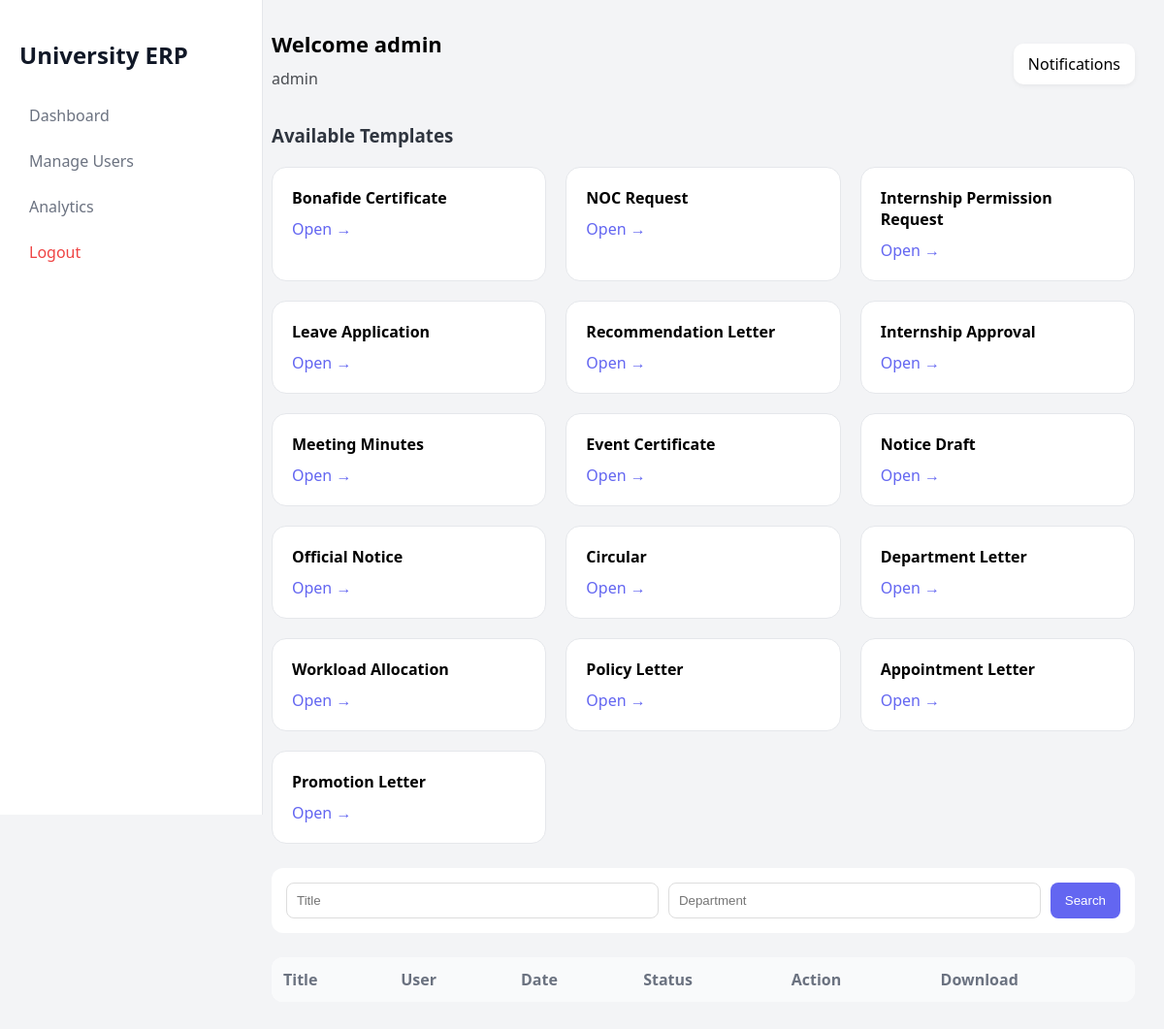
The page /dashboard (signed in) on the database its author committed.
### database.py (models this page shows)
class User(UserMixin, db.Model):
    id = db.Column(db.Integer, primary_key=True)
    username = db.Column(db.String(100), unique=True)
    password = db.Column(db.String(200))
    role = db.Column(db.String(50))
    email = db.Column(db.String(120), unique=True)
    active = db.Column(db.Boolean, default=True)
    otp = db.Column(db.String(6))
    otp_expiry = db.Column(db.DateTime)
    created_at = db.Column(db.DateTime, default=datetime.utcnow)

class Template(db.Model):
    id = db.Column(db.Integer, primary_key=True)
    name = db.Column(db.String(100))
    file_path = db.Column(db.String(200))
    allowed_roles = db.Column(db.String(200))
    approval_flow = db.Column(db.String(200))

### app.py (the view)
@app.route("/dashboard")
@login_required
def dashboard():
    query = DocModel.query
    title = request.args.get("title")
    department = request.args.get("department")
    date = request.args.get("date")
    role = request.args.get("role")
    user = request.args.get("user")
    if title:
        query = query.filter(DocModel.title.contains(title))
    if department:
        query = query.filter(DocModel.department.contains(department))
    if date:
        query = query.filter(DocModel.created_at.contains(date))
    if role:
        query = query.join(User, DocModel.created_by == User.username)\
                 .filter(User.role == role)
    if user:
        query = query.filter(DocModel.created_by.contains(user))
    documents = query.all()
    templates = Template.query.all()
    return render_template(
        "dashboard.html",
        documents=documents,
        templates=templates
    )

### app.py (called while the page is built)
@login_manager.user_loader
def load_user(user_id):
    return User.query.get(int(user_id))

### templates/dashboard.html (shortened to what this page needs)
<!DOCTYPE html>
<html>
<head>
    <link rel="stylesheet" href="{{ url_for('static', filename='style.css') }}">
</head>
<body>
<div class="sidebar">
    <h2>University ERP</h2>
    <a href="/dashboard">Dashboard</a>
    {% if current_user.role == "admin" %}
    <a href="/manage_users">Manage Users</a>
    <a href="/admin_dashboard">Analytics</a>
    {% endif %}
    <a href="/logout" class="logout">Logout</a>
</div>
<div class="main">
<div class="header">
    <div>
        <h1>Welcome {{ current_user.username }}</h1>
        <p>{{ current_user.role }}</p>
    </div>
    <div class="notification">
        Notifications
    </div>
</div>
<h3 class="section-title">Available Templates</h3>
<div class="card-grid">
{% for template in templates %}
{% if current_user.role in template.allowed_roles.split(",") %}
<div class="card">
    <h4>{{ template.name }}</h4>
    <a href="/create/{{ template.id }}">Open →</a>
</div>
{% endif %}
{% endfor %}
</div>
<div class="search-box">
    <input type="text" placeholder="Title">
    <input type="text" placeholder="Department">
    <button>Search</button>
</div>
<div class="table-box">
<table>
<tr>
    <th>Title</th>
    <th>User</th>
    <th>Date</th>
    <th>Status</th>
    <th>Action</th>
    <th>Download</th>
</tr>
</table>
</div>
</div>
</body>
</html>

### static/style.css (style rules this page uses)
body { margin: 0; font-family: "Segoe UI", sans-serif; background: linear-gradient(135deg, #eef2ff, #f8fafc); }
body { margin: 0; font-family: "Segoe UI", sans-serif; background: #f3f4f6; }
.sidebar { width: 230px; height: 100vh; background: white; border-right: 1px solid #e5e7eb; position: fixed; padding: 20px; }
.sidebar h2 { margin-bottom: 25px; color: #111827; }
.sidebar a { display: block; padding: 10px; color: #6b7280; text-decoration: none; border-radius: 8px; margin-bottom: 5px; }
.sidebar .logout { color: #ef4444; }
.main { margin-left: 250px; padding: 30px; }
.header { display: flex; justify-content: space-between; align-items: center; margin-bottom: 25px; }
.header h1 { margin: 0; font-size: 22px; }
.header p { margin: 10px 0; color: #494c51; }
.notification { background: white; padding: 10px 15px; border-radius: 10px; box-shadow: 0 2px 5px rgba(0,0,0,0.05); }
.section-title { margin: 20px 0; color: #2f353f; }
.card-grid { display: grid; grid-template-columns: repeat(3, 1fr); gap: 20px; }
.card { background: white; padding: 20px; border-radius: 15px; border: 1px solid #e5e7eb; }
.card h4 { margin: 0 0 10px; }
.card a { color: #6366f1; text-decoration: none; }
.search-box { margin: 25px 0; background: white; padding: 15px; border-radius: 12px; display: flex; gap: 10px; }
.search-box input { flex: 1; padding: 10px; border-radius: 8px; border: 1px solid #ddd; }
.search-box button { padding: 10px 15px; background: #6366f1; color: white; border: none; border-radius: 8px; }
.table-box { background: white; border-radius: 12px; overflow: hidden; }
table { width: 100%; border-collapse: collapse; }
th { background: #f9fafb; padding: 12px; text-align: left; color: #6b7280; }

### rows shown on the page
User: username "admin", role "admin"
Template: name "Bonafide Certificate"
Template: name "NOC Request"
Template: name "Internship Permission Request"
Template: name "Leave Application"
Template: name "Recommendation Letter"
Template: name "Internship Approval"
Template: name "Meeting Minutes"
Template: name "Event Certificate"
Template: name "Notice Draft"
Template: name "Official Notice"
Template: name "Circular"
Template: name "Department Letter"
Template: name "Workload Allocation"
Template: name "Policy Letter"
Template: name "Appointment Letter"
Template: name "Promotion Letter"
